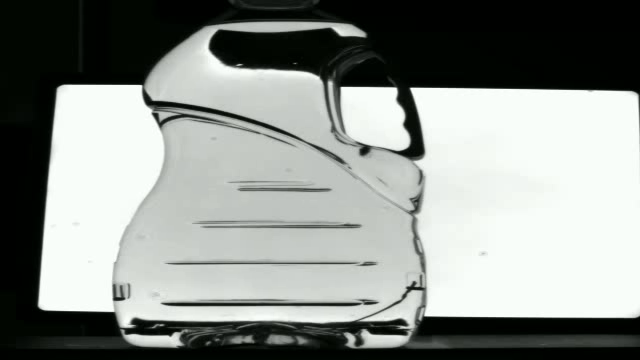
#> input picture frame 113 of 01_initial_detection/initial_detection_full.mp4, 640 x 360 px, given in place of test1.avi, which was not available
$ python centroid_tracking_demo.py
#> lines starting #> are read from the running program, lines starting #| are printed output that depends on the picture; after the words box and inside, x2 and y2 are one past the last pixel; in counts of white or black regions, pixels touching at a corner belong together; pictures that were not available may be replaced by others from this repository, and a replacement may not be noted
### tracker.py
from scipy.spatial import distance as dist
from collections import OrderedDict
import numpy as np

class CentroidTracker:
    def __init__(self, max_disappeared=15):
        self.next_object_id = 0
        self.objects = OrderedDict()
        self.disappeared = OrderedDict()
        self.max_disappeared = max_disappeared

    def register(self, centroid):
        self.objects[self.next_object_id] = centroid
        self.disappeared[self.next_object_id] = 0
        self.next_object_id += 1

    def deregister(self, object_id):
        del self.objects[object_id]
        del self.disappeared[object_id]

    def update(self, rects):
        if len(rects) == 0:
            for object_id in list(self.disappeared.keys()):
                self.disappeared[object_id] += 1
                if self.disappeared[object_id] > self.max_disappeared:
                    self.deregister(object_id)
            return self.objects

        input_centroids = np.zeros((len(rects), 2), dtype="int")
        for (i, (x, y, w, h)) in enumerate(rects):
            cx = int(x + w / 2)
            cy = int(y + h / 2)
            input_centroids[i] = (cx, cy)

        if len(self.objects) == 0:
            for i in range(0, len(input_centroids)):
                self.register(input_centroids[i])
        else:
            object_ids = list(self.objects.keys())
            object_centroids = list(self.objects.values())

            D = dist.cdist(np.array(object_centroids), input_centroids)
            rows = D.min(axis=1).argsort()
            cols = D.argmin(axis=1)[rows]

            used_rows = set()
            used_cols = set()

            for (row, col) in zip(rows, cols):
                if row in used_rows or col in used_cols:
                    continue
                object_id = object_ids[row]
                self.objects[object_id] = input_centroids[col]
                self.disappeared[object_id] = 0
                used_rows.add(row)
                used_cols.add(col)

            unused_rows = set(range(0, D.shape[0])).difference(used_rows)
            unused_cols = set(range(0, D.shape[1])).difference(used_cols)

            for row in unused_rows:
                object_id = object_ids[row]
                self.disappeared[object_id] += 1
                if self.disappeared[object_id] > self.max_disappeared:
                    self.deregister(object_id)

            for col in unused_cols:
                self.register(input_centroids[col])

        return self.objects

### 02_object_tracking/centroid_tracking_demo.py
import cv2
import numpy as np
import os
import sys

sys.path.append(os.path.abspath(os.path.join(os.path.dirname(__file__), '..')))
from tracker import CentroidTracker

cap = cv2.VideoCapture("../test1.avi")
fgbg = cv2.createBackgroundSubtractorMOG2(history=200, varThreshold=25, detectShadows=False)
ct = CentroidTracker(max_disappeared=5)

fourcc = cv2.VideoWriter_fourcc(*"XVID")
fps = cap.get(cv2.CAP_PROP_FPS)
writer = cv2.VideoWriter("tracking_output.mp4", fourcc, fps, (640, 360))

# Geçiş yapılan ID'ler ve çizgi pozisyonları
crossed_ids = set()
object_id_map = {}
current_id = 1
line_x = 320  # Dikey çizgi x koordinatı (frame genişliği 640)

while True:
    ret, frame = cap.read()
#> frame is the input picture: shape (360, 640, 3); mean B, G, R 138.8, 143, 138.5

    if not ret:
        break

    frame_resized = cv2.resize(frame, (640, 360))
    roi = frame_resized[:-50, :]
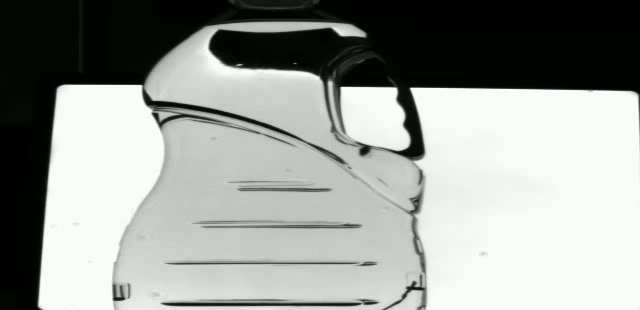
#> roi: shape (310, 640, 3); mean B, G, R 151.4, 155.6, 151.1
    fgmask = fgbg.apply(roi)
#> fgmask: shape (310, 640); every value is 255

    kernel = cv2.getStructuringElement(cv2.MORPH_RECT, (5, 5))
    fgmask = cv2.morphologyEx(fgmask, cv2.MORPH_OPEN, kernel)
    fgmask = cv2.morphologyEx(fgmask, cv2.MORPH_DILATE, kernel)

    contours, _ = cv2.findContours(fgmask, cv2.RETR_EXTERNAL, cv2.CHAIN_APPROX_SIMPLE)
#> contours = [[[0, 0], [0, 309], [639, 309], [639, 0]]]
    rects = []

    for cnt in contours:
        area = cv2.contourArea(cnt)
        if 10000 < area < 200000:
            x, y, w, h = cv2.boundingRect(cnt)

            # Yakın dikdörtgenleri filtrelemek için:
            if not any(abs(x - rx) < 30 and abs(y - ry) < 30 for (rx, ry, rw, rh) in rects):
                rects.append((x, y, w, h))
#> this loop made 1 pass
#> (cnt, area, x, y, w, h) on pass 1: ([[0, 0], [0, 309], [639, 309], [639, 0]], 197451, 0, 0, 640, 310)
#> after the loop, rects = [(0, 0, 640, 310)]

    objects = ct.update(rects)
#> in update, `input_centroids = np.zeros((len(rects), 2), dtype="int")`: input_centroids = [[0, 0]]
#> the loop in update, `for (i, (x, y, w, h)) in enumerate(rects):` made 1 pass
#> (x, y, w, h, cx, cy) on pass 1: (0, 0, 640, 310, 320, 155)
#> after the loop in update, `for (i, (x, y, w, h)) in enumerate(rects):`: input_centroids = [[320, 155]]
#> the loop in update, `for i in range(0, len(input_centroids)):` made 1 pass
#> objects = {0: [320, 155]}

    for objectID, centroid in objects.items():
        cx, cy = centroid
        # Dikey çizgiye göre geçiş kontrolü
        if cx > line_x and objectID not in crossed_ids:
            crossed_ids.add(objectID)
            object_id_map[objectID] = current_id
            current_id += 1

        # Görsel bilgi yaz
        text = f"TrackID {objectID}"
        cv2.putText(roi, text, (cx - 20, cy - 10),
                    cv2.FONT_HERSHEY_SIMPLEX, 0.6, (0, 0, 255), 2)
        cv2.circle(roi, (cx, cy), 4, (0, 0, 255), -1)
#> this loop made 1 pass
#> (objectID, cx, cy, text) on pass 1: (0, 320, 155, 'TrackID 0')
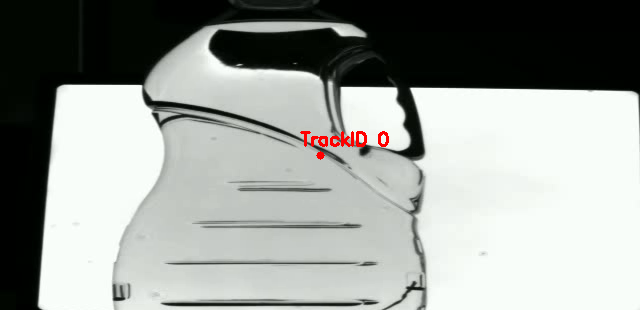
#> roi: shape (310, 640, 3); 0.33% of pixels changed, all inside (x1, y1, x2, y2) = (300, 131, 389, 160)
#> after the loop, crossed_ids = 0 items; current_id = 1; object_id_map = 0 items

    for (x, y, w, h) in rects:
        cv2.rectangle(roi, (x, y), (x + w, y + h), (0, 255, 0), 2)
#> this loop made 1 pass
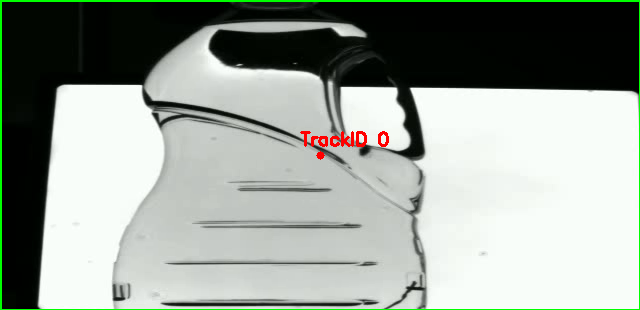
#> roi: shape (310, 640, 3); 1.43% of pixels changed, all inside (x1, y1, x2, y2) = (0, 0, 640, 310)

    # Dikey çizgiyi çiz
    #cv2.line(roi, (line_x, 0), (line_x, roi.shape[0]), (255, 0, 0), 2)

    writer.write(frame_resized)
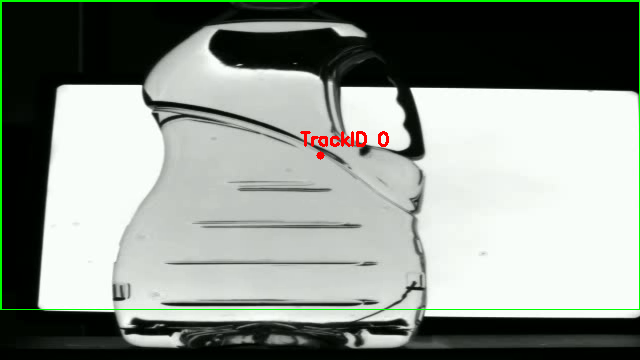
#> frame_resized: shape (360, 640, 3); 1.52% of pixels changed, all inside (x1, y1, x2, y2) = (0, 0, 640, 310)
    cv2.imshow("Tracking (Stable)", frame_resized)

    if cv2.waitKey(1) & 0xFF == ord('q'):
#> (key q is pressed here)
        break

cap.release()
writer.release()
cv2.destroyAllWindows()

$ run again, starting later in the video
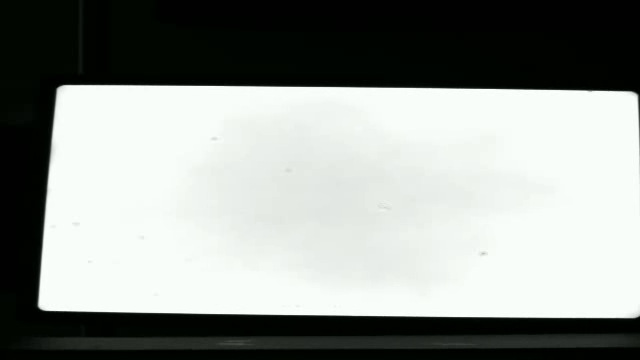
#> input picture frame 512 of 01_initial_detection/initial_detection_full.mp4, 640 x 360 px, given in place of test1.avi, which was not available
#> frame is the input picture: shape (360, 640, 3); mean B, G, R 144.6, 148.6, 144.2
#> fgmask: shape (310, 640); every value is 255
#> contours = [[[0, 0], [0, 309], [639, 309], [639, 0]]]
#> the loop `for cnt in contours:` made 1 pass
#> (cnt, area, x, y, w, h) on pass 1: ([[0, 0], [0, 309], [639, 309], [639, 0]], 197451, 0, 0, 640, 310)
#> after the loop `for cnt in contours:`: rects = [(0, 0, 640, 310)]
#> in update, `input_centroids = np.zeros((len(rects), 2), dtype="int")`: input_centroids = [[0, 0]]
#> the loop in update, `for (i, (x, y, w, h)) in enumerate(rects):` made 1 pass
#> (x, y, w, h, cx, cy) on pass 1: (0, 0, 640, 310, 320, 155)
#> after the loop in update, `for (i, (x, y, w, h)) in enumerate(rects):`: input_centroids = [[320, 155]]
#> the loop in update, `for i in range(0, len(input_centroids)):` made 1 pass
#> objects = {0: [320, 155]}
#> the loop `for objectID, centroid in objects.items():` made 1 pass
#> (objectID, cx, cy, text) on pass 1: (0, 320, 155, 'TrackID 0')
#> after the loop `for objectID, centroid in objects.items():`:
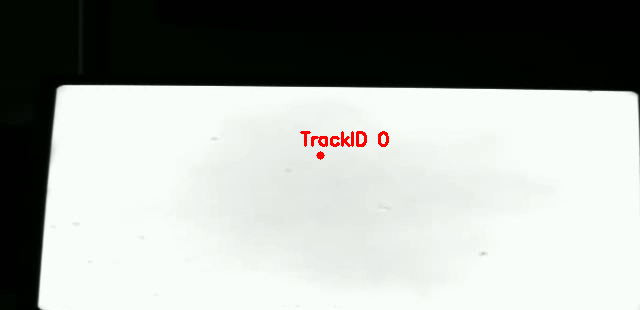
#> roi: shape (310, 640, 3); mean B, G, R 161.6, 165.6, 162
#> after the loop `for objectID, centroid in objects.items():`: crossed_ids = 0 items; current_id = 1; object_id_map = 0 items
#> the loop `for (x, y, w, h) in rects:` made 1 pass
#> `writer.write(frame_resized)`:
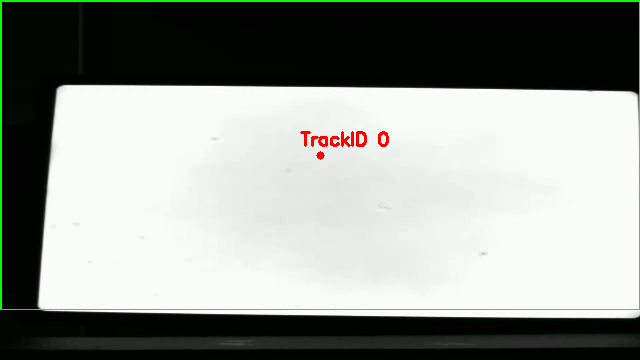
#> frame_resized: shape (360, 640, 3); 1.52% of pixels changed, all inside (x1, y1, x2, y2) = (0, 0, 640, 310)

$ run again, starting later in the video
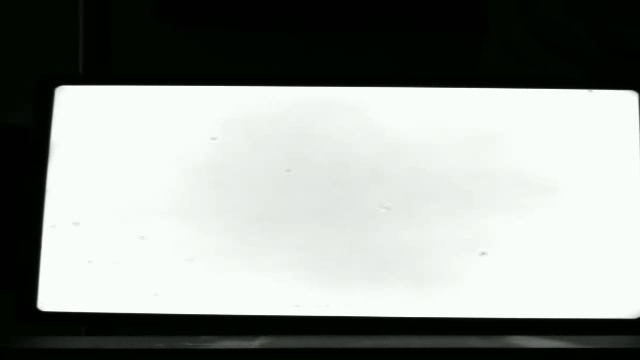
#> input picture frame 911 of 01_initial_detection/initial_detection_full.mp4, 640 x 360 px, given in place of test1.avi, which was not available
#> frame is the input picture: shape (360, 640, 3); mean B, G, R 145.7, 149.8, 145.3
#> fgmask: shape (310, 640); every value is 255
#> contours = [[[0, 0], [0, 309], [639, 309], [639, 0]]]
#> the loop `for cnt in contours:` made 1 pass
#> (cnt, area, x, y, w, h) on pass 1: ([[0, 0], [0, 309], [639, 309], [639, 0]], 197451, 0, 0, 640, 310)
#> after the loop `for cnt in contours:`: rects = [(0, 0, 640, 310)]
#> in update, `input_centroids = np.zeros((len(rects), 2), dtype="int")`: input_centroids = [[0, 0]]
#> the loop in update, `for (i, (x, y, w, h)) in enumerate(rects):` made 1 pass
#> (x, y, w, h, cx, cy) on pass 1: (0, 0, 640, 310, 320, 155)
#> after the loop in update, `for (i, (x, y, w, h)) in enumerate(rects):`: input_centroids = [[320, 155]]
#> the loop in update, `for i in range(0, len(input_centroids)):` made 1 pass
#> objects = {0: [320, 155]}
#> the loop `for objectID, centroid in objects.items():` made 1 pass
#> (objectID, cx, cy, text) on pass 1: (0, 320, 155, 'TrackID 0')
#> after the loop `for objectID, centroid in objects.items():`:
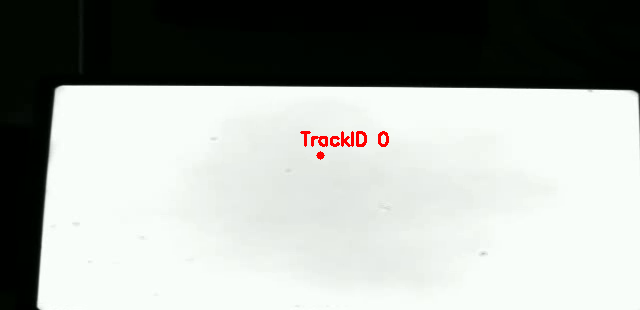
#> roi: shape (310, 640, 3); mean B, G, R 162.1, 166.3, 162.6
#> after the loop `for objectID, centroid in objects.items():`: crossed_ids = 0 items; current_id = 1; object_id_map = 0 items
#> the loop `for (x, y, w, h) in rects:` made 1 pass
#> `writer.write(frame_resized)`:
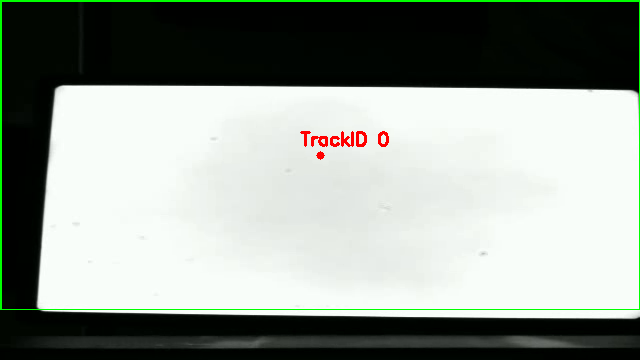
#> frame_resized: shape (360, 640, 3); 1.52% of pixels changed, all inside (x1, y1, x2, y2) = (0, 0, 640, 310)
